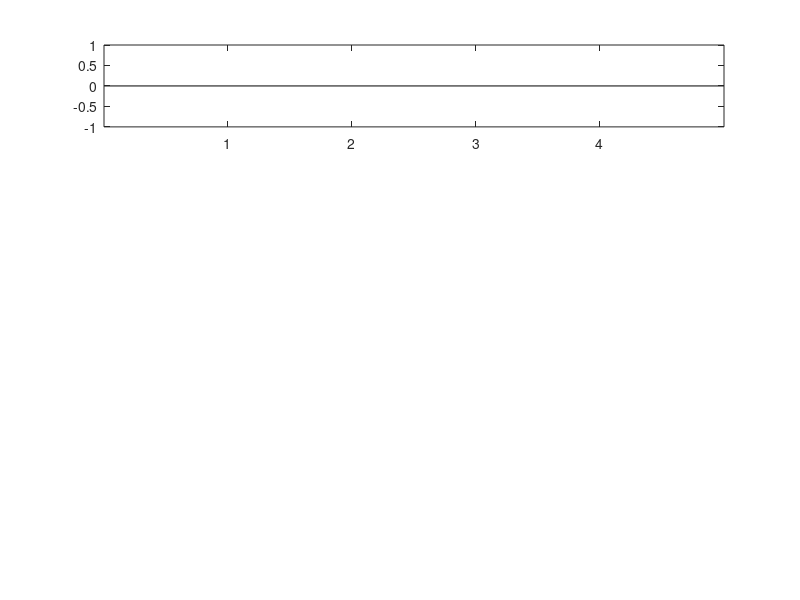

This chart was generated by the following MATLAB code: (Note: this script raises an error after producing the figure.)
function [] = CreateStateGraph()
    global T_rw_bar_ M_mtq_bar_ hw_bar_ total_h_bar_
    global x_ N_hw N_w II_ conv_rw2body_ trq_max_ mtq_max_ hw_max_
    figure;
    subplot(4, 1, 1);
    T_rw_bar_ = bar([0, 0, 0, 0]);
    ylim([-trq_max_, trq_max_])
    ylabel("RW Torque [Nm]");
    xticklabels(["X", "Y", "Z", "S"]);
    subplot(4, 1, 2);
    hw = x_(N_hw);
    hw_bar_ = bar(hw);
    ylim([-hw_max_, hw_max_])
    ylabel("RW Moment [Nms]");
    xticklabels(["X", "Y", "Z", "S"]);
    subplot(4, 1, 3);
    M_mtq_bar_ = bar([0, 0, 0]);
    ylim([-mtq_max_, mtq_max_])
    ylabel("MTQ Output [Am2]");
    xticklabels(["X", "Y", "Z"]);
    subplot(4, 1, 4);
    w = x_(N_w);
    h = cross(w, II_ * w + conv_rw2body_ * hw);
    total_h_bar_ = bar(h);
    ylabel("Total Moment [Nms]");
    xticklabels(["X", "Y", "Z"]);
end
